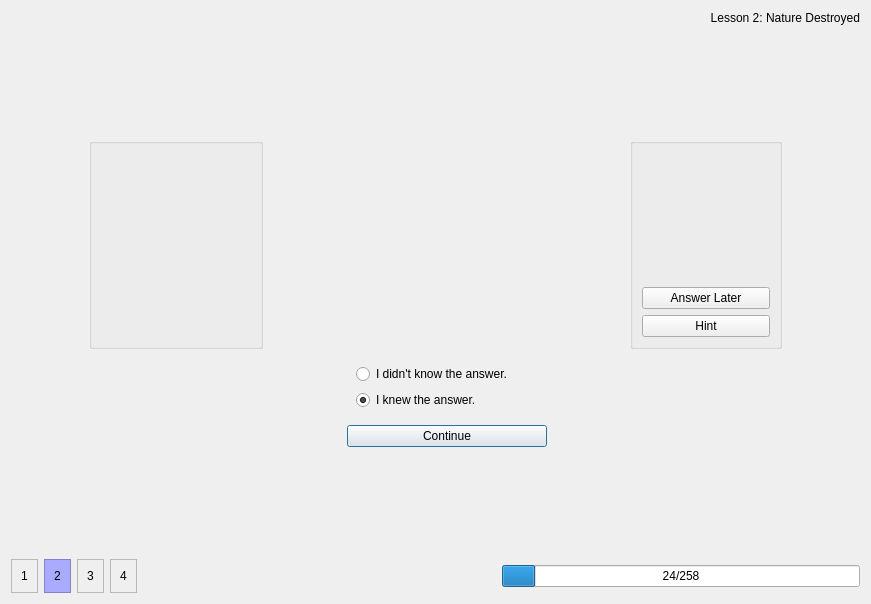
<?xml version="1.0" encoding="UTF-8"?>
<ui version="4.0">
 <class>PracticeMainWindow</class>
 <widget class="QWidget" name="PracticeMainWindow">
  <property name="geometry">
   <rect>
    <x>0</x>
    <y>0</y>
    <width>871</width>
    <height>604</height>
   </rect>
  </property>
  <property name="windowTitle">
   <string>Form</string>
  </property>
  <layout class="QVBoxLayout" name="verticalLayout">
   <item>
    <widget class="QLabel" name="lessonLabel">
     <property name="text">
      <string>Lesson 2: Nature Destroyed</string>
     </property>
     <property name="alignment">
      <set>Qt::AlignRight|Qt::AlignTrailing|Qt::AlignVCenter</set>
     </property>
    </widget>
   </item>
   <item>
    <spacer name="verticalSpacer">
     <property name="orientation">
      <enum>Qt::Vertical</enum>
     </property>
     <property name="sizeHint" stdset="0">
      <size>
       <width>20</width>
       <height>143</height>
      </size>
     </property>
    </spacer>
   </item>
   <item>
    <layout class="QGridLayout" name="gridLayout">
     <item row="0" column="0">
      <spacer name="horizontalSpacer_12">
       <property name="orientation">
        <enum>Qt::Horizontal</enum>
       </property>
       <property name="sizeHint" stdset="0">
        <size>
         <width>40</width>
         <height>20</height>
        </size>
       </property>
      </spacer>
     </item>
     <item row="0" column="1">
      <widget class="QGroupBox" name="groupBox_5">
       <property name="sizePolicy">
        <sizepolicy hsizetype="Expanding" vsizetype="Expanding">
         <horstretch>0</horstretch>
         <verstretch>0</verstretch>
        </sizepolicy>
       </property>
       <property name="title">
        <string/>
       </property>
       <layout class="QHBoxLayout" name="horizontalLayout_24">
        <item>
         <widget class="Practice::ImageWidget" name="imageWidget" native="true">
          <property name="sizePolicy">
           <sizepolicy hsizetype="Expanding" vsizetype="Expanding">
            <horstretch>0</horstretch>
            <verstretch>0</verstretch>
           </sizepolicy>
          </property>
          <property name="minimumSize">
           <size>
            <width>150</width>
            <height>150</height>
           </size>
          </property>
          <property name="maximumSize">
           <size>
            <width>400</width>
            <height>400</height>
           </size>
          </property>
         </widget>
        </item>
       </layout>
      </widget>
     </item>
     <item row="0" column="2">
      <spacer name="horizontalSpacer_13">
       <property name="orientation">
        <enum>Qt::Horizontal</enum>
       </property>
       <property name="sizeHint" stdset="0">
        <size>
         <width>40</width>
         <height>20</height>
        </size>
       </property>
      </spacer>
     </item>
     <item row="0" column="4">
      <spacer name="horizontalSpacer_14">
       <property name="orientation">
        <enum>Qt::Horizontal</enum>
       </property>
       <property name="sizeHint" stdset="0">
        <size>
         <width>40</width>
         <height>20</height>
        </size>
       </property>
      </spacer>
     </item>
     <item row="0" column="5">
      <layout class="QVBoxLayout" name="verticalLayout_11">
       <item>
        <widget class="QGroupBox" name="groupBox_6">
         <property name="title">
          <string/>
         </property>
         <layout class="QVBoxLayout" name="verticalLayout_12">
          <item>
           <widget class="QLabel" name="statusImageLabel">
            <property name="minimumSize">
             <size>
              <width>128</width>
              <height>128</height>
             </size>
            </property>
            <property name="maximumSize">
             <size>
              <width>128</width>
              <height>128</height>
             </size>
            </property>
            <property name="text">
             <string/>
            </property>
            <property name="pixmap">
             <pixmap>:/newPrefix/dialog-information.png</pixmap>
            </property>
            <property name="alignment">
             <set>Qt::AlignCenter</set>
            </property>
            <property name="wordWrap">
             <bool>true</bool>
            </property>
           </widget>
          </item>
          <item>
           <widget class="QPushButton" name="answerLaterButton">
            <property name="focusPolicy">
             <enum>Qt::TabFocus</enum>
            </property>
            <property name="text">
             <string>Answer Later</string>
            </property>
           </widget>
          </item>
          <item>
           <widget class="QPushButton" name="hintButton">
            <property name="focusPolicy">
             <enum>Qt::TabFocus</enum>
            </property>
            <property name="text">
             <string>Hint</string>
            </property>
           </widget>
          </item>
         </layout>
        </widget>
       </item>
      </layout>
     </item>
     <item row="0" column="6">
      <spacer name="horizontalSpacer_15">
       <property name="orientation">
        <enum>Qt::Horizontal</enum>
       </property>
       <property name="sizeHint" stdset="0">
        <size>
         <width>40</width>
         <height>20</height>
        </size>
       </property>
      </spacer>
     </item>
     <item row="2" column="3">
      <widget class="QPushButton" name="continueButton">
       <property name="text">
        <string>Continue</string>
       </property>
       <property name="autoDefault">
        <bool>true</bool>
       </property>
       <property name="default">
        <bool>true</bool>
       </property>
      </widget>
     </item>
     <item row="1" column="3">
      <widget class="QStackedWidget" name="ratingStack">
       <property name="currentIndex">
        <number>1</number>
       </property>
       <widget class="QWidget" name="page">
        <layout class="QHBoxLayout" name="horizontalLayout_2"/>
       </widget>
       <widget class="QWidget" name="page_2">
        <layout class="QVBoxLayout" name="verticalLayout_3">
         <item>
          <widget class="QRadioButton" name="wrongButton">
           <property name="text">
            <string>I didn't know the answer.</string>
           </property>
           <property name="checked">
            <bool>false</bool>
           </property>
          </widget>
         </item>
         <item>
          <widget class="QRadioButton" name="correctButton">
           <property name="text">
            <string>I knew the answer.</string>
           </property>
           <property name="checked">
            <bool>true</bool>
           </property>
          </widget>
         </item>
        </layout>
       </widget>
      </widget>
     </item>
     <item row="0" column="3">
      <widget class="QWidget" name="centralPracticeWidget" native="true">
       <property name="minimumSize">
        <size>
         <width>200</width>
         <height>100</height>
        </size>
       </property>
      </widget>
     </item>
    </layout>
   </item>
   <item>
    <spacer name="verticalSpacer_2">
     <property name="orientation">
      <enum>Qt::Vertical</enum>
     </property>
     <property name="sizeHint" stdset="0">
      <size>
       <width>20</width>
       <height>142</height>
      </size>
     </property>
    </spacer>
   </item>
   <item>
    <layout class="QHBoxLayout" name="horizontalLayout_17">
     <item>
      <layout class="QHBoxLayout" name="horizontalLayout_18">
       <property name="sizeConstraint">
        <enum>QLayout::SetMinimumSize</enum>
       </property>
       <item>
        <widget class="QFrame" name="frame_11">
         <property name="frameShape">
          <enum>QFrame::StyledPanel</enum>
         </property>
         <property name="frameShadow">
          <enum>QFrame::Raised</enum>
         </property>
         <layout class="QHBoxLayout" name="horizontalLayout_19">
          <item>
           <widget class="QLabel" name="label_19">
            <property name="text">
             <string>1</string>
            </property>
            <property name="alignment">
             <set>Qt::AlignCenter</set>
            </property>
           </widget>
          </item>
         </layout>
        </widget>
       </item>
       <item>
        <widget class="QFrame" name="frame_12">
         <property name="palette">
          <palette>
           <active>
            <colorrole role="Button">
             <brush brushstyle="SolidPattern">
              <color alpha="255">
               <red>170</red>
               <green>170</green>
               <blue>255</blue>
              </color>
             </brush>
            </colorrole>
            <colorrole role="Mid">
             <brush brushstyle="SolidPattern">
              <color alpha="255">
               <red>170</red>
               <green>85</green>
               <blue>255</blue>
              </color>
             </brush>
            </colorrole>
            <colorrole role="Base">
             <brush brushstyle="SolidPattern">
              <color alpha="255">
               <red>255</red>
               <green>255</green>
               <blue>255</blue>
              </color>
             </brush>
            </colorrole>
            <colorrole role="Window">
             <brush brushstyle="SolidPattern">
              <color alpha="255">
               <red>170</red>
               <green>170</green>
               <blue>255</blue>
              </color>
             </brush>
            </colorrole>
           </active>
           <inactive>
            <colorrole role="Button">
             <brush brushstyle="SolidPattern">
              <color alpha="255">
               <red>170</red>
               <green>170</green>
               <blue>255</blue>
              </color>
             </brush>
            </colorrole>
            <colorrole role="Mid">
             <brush brushstyle="SolidPattern">
              <color alpha="255">
               <red>170</red>
               <green>85</green>
               <blue>255</blue>
              </color>
             </brush>
            </colorrole>
            <colorrole role="Base">
             <brush brushstyle="SolidPattern">
              <color alpha="255">
               <red>255</red>
               <green>255</green>
               <blue>255</blue>
              </color>
             </brush>
            </colorrole>
            <colorrole role="Window">
             <brush brushstyle="SolidPattern">
              <color alpha="255">
               <red>170</red>
               <green>170</green>
               <blue>255</blue>
              </color>
             </brush>
            </colorrole>
           </inactive>
           <disabled>
            <colorrole role="Button">
             <brush brushstyle="SolidPattern">
              <color alpha="255">
               <red>170</red>
               <green>170</green>
               <blue>255</blue>
              </color>
             </brush>
            </colorrole>
            <colorrole role="Mid">
             <brush brushstyle="SolidPattern">
              <color alpha="255">
               <red>170</red>
               <green>85</green>
               <blue>255</blue>
              </color>
             </brush>
            </colorrole>
            <colorrole role="Base">
             <brush brushstyle="SolidPattern">
              <color alpha="255">
               <red>170</red>
               <green>170</green>
               <blue>255</blue>
              </color>
             </brush>
            </colorrole>
            <colorrole role="Window">
             <brush brushstyle="SolidPattern">
              <color alpha="255">
               <red>170</red>
               <green>170</green>
               <blue>255</blue>
              </color>
             </brush>
            </colorrole>
           </disabled>
          </palette>
         </property>
         <property name="autoFillBackground">
          <bool>true</bool>
         </property>
         <property name="frameShape">
          <enum>QFrame::StyledPanel</enum>
         </property>
         <property name="frameShadow">
          <enum>QFrame::Raised</enum>
         </property>
         <layout class="QHBoxLayout" name="horizontalLayout_20">
          <item>
           <widget class="QLabel" name="label_20">
            <property name="text">
             <string>2</string>
            </property>
            <property name="alignment">
             <set>Qt::AlignCenter</set>
            </property>
           </widget>
          </item>
         </layout>
        </widget>
       </item>
       <item>
        <widget class="QFrame" name="frame_13">
         <property name="frameShape">
          <enum>QFrame::StyledPanel</enum>
         </property>
         <property name="frameShadow">
          <enum>QFrame::Raised</enum>
         </property>
         <layout class="QHBoxLayout" name="horizontalLayout_21">
          <item>
           <widget class="QLabel" name="label_21">
            <property name="text">
             <string>3</string>
            </property>
            <property name="alignment">
             <set>Qt::AlignCenter</set>
            </property>
           </widget>
          </item>
         </layout>
        </widget>
       </item>
       <item>
        <widget class="QFrame" name="frame_14">
         <property name="frameShape">
          <enum>QFrame::StyledPanel</enum>
         </property>
         <property name="frameShadow">
          <enum>QFrame::Raised</enum>
         </property>
         <layout class="QHBoxLayout" name="horizontalLayout_22">
          <item>
           <widget class="QLabel" name="label_22">
            <property name="text">
             <string>4</string>
            </property>
            <property name="alignment">
             <set>Qt::AlignCenter</set>
            </property>
           </widget>
          </item>
         </layout>
        </widget>
       </item>
      </layout>
     </item>
     <item>
      <spacer name="horizontalSpacer_11">
       <property name="orientation">
        <enum>Qt::Horizontal</enum>
       </property>
       <property name="sizeHint" stdset="0">
        <size>
         <width>40</width>
         <height>20</height>
        </size>
       </property>
      </spacer>
     </item>
     <item>
      <widget class="QProgressBar" name="totalProgress">
       <property name="maximum">
        <number>258</number>
       </property>
       <property name="value">
        <number>24</number>
       </property>
       <property name="format">
        <string>%v/%m</string>
       </property>
      </widget>
     </item>
    </layout>
   </item>
  </layout>
  <zorder>verticalSpacer</zorder>
  <zorder>verticalSpacer_2</zorder>
  <zorder>lessonLabel</zorder>
 </widget>
 <customwidgets>
  <customwidget>
   <class>Practice::ImageWidget</class>
   <extends>QWidget</extends>
   <header>practice/imagewidget.h</header>
   <container>1</container>
  </customwidget>
 </customwidgets>
 <tabstops>
  <tabstop>continueButton</tabstop>
  <tabstop>answerLaterButton</tabstop>
  <tabstop>hintButton</tabstop>
  <tabstop>wrongButton</tabstop>
  <tabstop>correctButton</tabstop>
 </tabstops>
 <resources/>
 <connections/>
</ui>
